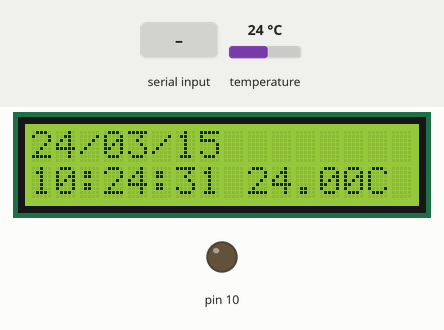
The sketch below on a simulated Arduino Uno, built with avr-gcc and run on an emulated ATmega328P. On the bench: 16×2 character LCD, output pins drawn as LEDs (lit = HIGH). Wiring (inferred from the names in the program): DS1307 clock at I2C address 0x68. The test bench sets the inputs (shaded band); at power-on: temperature 24 °C. The local clock reads 2024-03-15 10:24:30 at power-on unless the sketch sets it; storage starts empty.

Above: at 1.2 s.
1.3 s: temperature set to 12 °C
At 2.9 s:
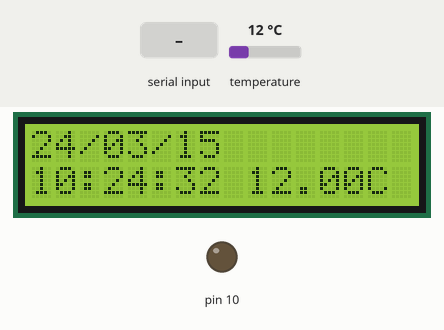
3.6 s: byte 116 (0x74) received over Serial
At 4.9 s:
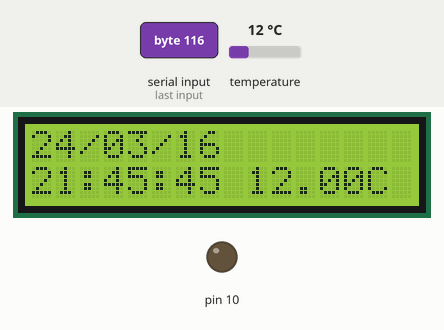
6.6 s: temperature set to 19 °C
At 7.5 s:
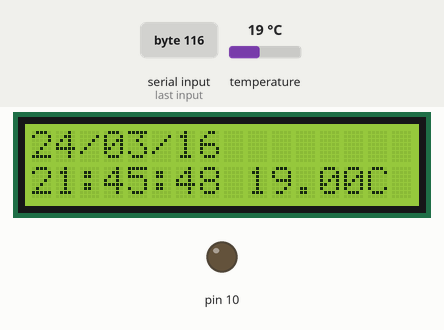
8.6 s: temperature set to 28 °C
At 10.0 s:
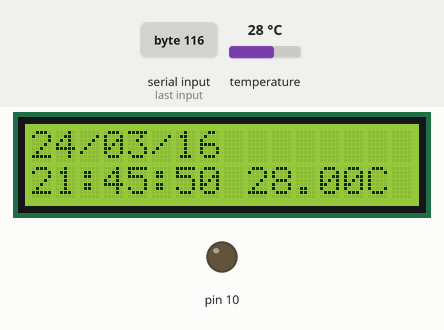
Timing chart, 0 to 11.6 s (numbered marks = the images above; inputs shaded):
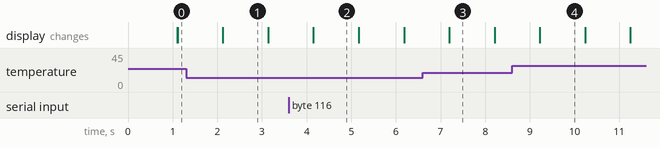

Measured:
- what the display in image 1 shows lasts 1.0 s, from 2.1 s to 3.1 s

The sketch:

temp_and_date.ino
```cpp
#include <stdio.h>
#include <string.h>
#include <SD.h>
#include <Wire.h>
#include <OneWire.h>
#include <LiquidCrystal.h>

OneWire  ds(9);  // on pin 10 (a 4.7K resistor is necessary)
int DS1307_ADDRESS=0x68;
const short Resolution = 12; //DS18B20 Resolution 9 - 12 Bit
LiquidCrystal lcd(7, 6, 5, 4, 3, 2);
File fds;
char r_sec[3];
char r_minute[3];
char r_hour[3];
char r_date[3];
char r_month[3];
char r_year[3];
char buffer[3] = {'0', '0', '\0'};
float celsius;
boolean flag = false;

void setup(void) {
  Wire.begin();
  Serial.begin(9600);
  lcd.begin(16,2);
  lcd.clear();

  // SD card initialize
  pinMode(10, OUTPUT);
  while (!SD.begin(8)) {
    lcd.setCursor(0,0);
    lcd.print("SD card failed!");
    delay(1000);
  }

  // Thermometer Resolution set (default 12 BITS)
  short Sw_value ;
  switch (Resolution){
  case 9:
    Sw_value = 0x1F;
    break;
  case 10:
    Sw_value = 0x3F;
    break;
  case 11:
    Sw_value = 0x5F;
    break;
  default:
    Sw_value = 0x7F;
    break;
  }
  ds.reset();
  ds.skip();
  ds.write(0x4E);         // Write Scratchpad
  ds.write(0x00);         // User Byte 1 (not in use)
  ds.write(0x00);         // User Byte 2 (not in use)
  ds.write(Sw_value);     // set Thermometer Resolution
  lcd.clear();
}

void loop(void) {
  if(Serial.available()){
    if (Serial.read() == 0x74){ // "t"=0x74
      setTime();
    }
    if (Serial.read() == 0x64){ // "d"=0x64
      setDay();
    }
  }

  if (flag == false && (r_sec[0] == '0'
    && (r_sec[1] == '0'
    || r_sec[1] == '1'))) {
    writeSD();
    flag = true;
  } else {
    flag = false;
  }
  printTime();
  printTemp();
}

void setTime(){
  byte hour = (Serial.read() - 0x30) * 0x10;
  hour +=(Serial.read() - 0x30);
  byte minute=(Serial.read() - 0x30) * 0x10;
  minute += (Serial.read() - 0x30);
  byte sec=(Serial.read() - 0x30) * 0x10;
  sec += (Serial.read() - 0x30);
  Wire.beginTransmission(DS1307_ADDRESS);
  Wire.write(0x00);
  Wire.endTransmission();
  Wire.requestFrom(DS1307_ADDRESS,3);
  byte r_sec=Wire.read();
  byte r_minute=Wire.read();
  byte r_hour=Wire.read();
  Wire.beginTransmission(DS1307_ADDRESS);
  Wire.write(0x00);
  Wire.write((r_sec & 0x80)|sec);
  Wire.write(minute);
  Wire.write((r_hour & 0x40)|hour);
  Wire.endTransmission();
}

void setDay(){
  byte year = (Serial.read() - 0x30) * 0x10;
  year += (Serial.read() - 0x30);
  byte month = (Serial.read() - 0x30) * 0x10;
  month += (Serial.read() - 0x30);
  byte date = (Serial.read() - 0x30) * 0x10;
  date += (Serial.read() - 0x30);
  byte day_of_week = (Serial.read() - 0x30);
  Wire.beginTransmission(DS1307_ADDRESS);
  Wire.write(0x03);
  Wire.write(day_of_week);
  Wire.write(date);
  Wire.write(month);
  Wire.write(year);
  Wire.endTransmission();
}

void printTime(){
  Wire.beginTransmission(DS1307_ADDRESS);
  Wire.write(0x00);
  Wire.endTransmission();
  Wire.requestFrom(DS1307_ADDRESS,7);

  formatNum(Wire.read());
  strcpy(r_sec, buffer);
  formatNum(Wire.read());
  strcpy(r_minute, buffer);
  formatNum(Wire.read());
  strcpy(r_hour, buffer);
  Wire.read(); // Dummy r_day_of_week
  formatNum(Wire.read());
  strcpy(r_date, buffer);
  formatNum(Wire.read());
  strcpy(r_month, buffer);
  formatNum(Wire.read());
  strcpy(r_year, buffer);

  lcd.setCursor(0, 0);
  lcd.print(r_year);
  lcd.print("/");
  lcd.print(r_month);
  lcd.print("/");
  lcd.print(r_date);

  lcd.setCursor(0, 1);
  lcd.print(r_hour);
  lcd.print(":");
  lcd.print(r_minute);
  lcd.print(":");
  lcd.print(r_sec);
}

void printTemp() {
  byte i;
  byte data[12];

  ds.reset();
  ds.skip();
  ds.write(0x44,1);  // start conversion, with parasite power on at the end

  int Conv_time = 1000;
  switch (Resolution ){
  case 9 :
    Conv_time = 100;
    break;;
  case 10 :
    Conv_time = 200;
    break;
  case 11 :
    Conv_time = 400;
    break;
  }
   delay(Conv_time); //  Resolution to 9 BITS  conversion time 93.75ms
                     // 200 : Resolution to 10 BITS conversion time 187.5 ms
                     // 400 : Resolution to 11 BITS conversion time 375 ms
                     // 1000 : Resolution to 12 BITS conversion time 750 ms
  // we might do a ds.depower() here, but the reset will take care of it.

  ds.reset();
  ds.skip();
  ds.write(0xBE);         // Read Scratchpad

  for ( i = 0; i < 9; i++) {           // we need 9 bytes
    data[i] = ds.read();
  }
    if (OneWire::crc8(data,8) != data[8]) {
      Serial.println("CRC is not valid!");
      return;
  }
  // convert the data to actual temperature

  int raw = (data[1] << 8) | data[0];

  switch (Resolution){
  case 9:
    raw = raw & 0xFFF8;  // 9 bit resolution
    break;
  case 10:
    raw = raw & 0xFFFC; // 10 bit resolution
    break;
  case 11:
    raw = raw & 0xFFFE; // 11 bit resolution
    break;
  }

  celsius = (float)raw / 16.0 ;
  lcd.setCursor(9,1);
  lcd.print("      ");
  lcd.setCursor(9,1);
  lcd.print(celsius);
  lcd.print("C");
}

void formatNum(byte val) {
  val = (val >> 4) * 10 + (val & 0x0F);
  buffer[0] = (val / 10) + 0x30;
  buffer[1] = (val - val / 10 * 10) + 0x30;
}

void writeSD() {
  char val[6];
  dtostrf(celsius, 2, 2, val);
  fds = SD.open("temp.txt", FILE_WRITE);
  if (fds) {
    fds.write("20");
    fds.write(r_year);
    fds.write("/");
    fds.write(r_month);
    fds.write("/");
    fds.write(r_date);
    fds.write(",");
    fds.write(r_hour);
    fds.write(":");
    fds.write(r_minute);
    fds.write(":");
    fds.write(r_sec);
    fds.write(",");
    fds.write(val);
    fds.write("\r\n");
    fds.close();
  } else {
    lcd.clear();
    lcd.print("Write error.");
    delay(1000);
  }
}
```
